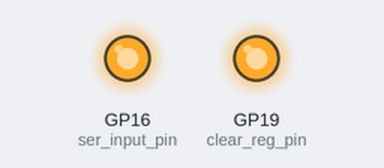
This program was run on a simulated Raspberry Pi Pico running MicroPython. On the bench: output pins drawn as LEDs (lit = HIGH). Pins used as bus, display or sensor lines are not drawn. At 9.0 s the program stops and its outputs stay as they are.

Above: at 0.1 s.
At 1.1 s:
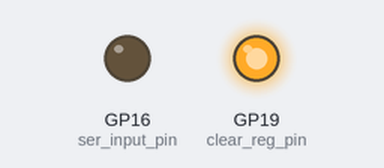
Timing chart, 0 to 2.6 s (numbered marks = the images above):
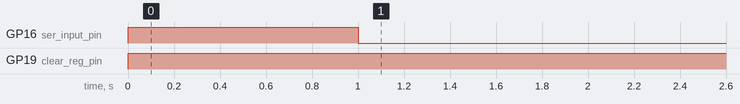

The program:

Demo_74HC595_Operation.py
```python
# Bargraph (10 red LEDs) using network resistors (470 ohm)
# and 74HC595 IC shift register for control of
# eight of the LEDs on the bargraph
#
# Demostrate how the shift register works
#
# functions adapted from Kevin McAleer:
#     https://www.youtube.com/live/iSTlP4Lbibs?si=NUKTNka81qMmFrw-
#
# Lori Pfahler
# June 2025

import machine
import utime

# Set up shift register control pins
ser_input_pin  = machine.Pin(16, machine.Pin.OUT)
latch_pin = machine.Pin(17, machine.Pin.OUT)
clock_pin = machine.Pin(18, machine.Pin.OUT)
clear_reg_pin = machine.Pin(19, machine.Pin.OUT)

# set the pins to low
ser_input_pin.low()
latch_pin.low()
clock_pin.low()

# functions for shift register operation:

# clear the shift register
def clear():
    clear_reg_pin.low()
    clear_reg_pin.high()

# tick the clock pin
def tick():
    clock_pin.low()
    clock_pin.high()

# flip the latch pin
def latch():
    latch_pin.high()
    latch_pin.low()

clear()
latch()

# Shift in a "1" or HIGH - move it down the bargraph from QA to QH:


# Send in high
ser_input_pin.high()
# tick the clock to put in register
tick()
# flip the latch - current state of the register:
# QA QB QC QD QE QF QG QH
#  1  0  0  0  0  0  0  0
latch()

utime.sleep(1)

# Send in low
ser_input_pin.low()
# tick the clock to put in register and shift the bits
tick()
# flip the latch - current state of the register:
# QA QB QC QD QE QF QG QH
#  0  1  0  0  0  0  0  0
latch()

utime.sleep(1)

# Send in low
ser_input_pin.low()
# tick the clock to put in register and shift the bits
tick()
# flip the latch - current state of the register:
# QA QB QC QD QE QF QG QH
#  0  0  1  0  0  0  0  0
latch()

utime.sleep(1)

# Send in low
ser_input_pin.low()
# tick the clock to put in register and shift the bits
tick()
# flip the latch - current state of the register:
# QA QB QC QD QE QF QG QH
#  0  0  0  1  0  0  0  0
latch()

utime.sleep(1)

# Send in low
ser_input_pin.low()
# tick the clock to put in register and shift the bits
tick()
# flip the latch - current state of the register:
# QA QB QC QD QE QF QG QH
#  0  0  0  0  1  0  0  0
latch()

utime.sleep(1)

# Send in low
ser_input_pin.low()
# tick the clock to put in register and shift the bits
tick()
# flip the latch - current state of the register:
# QA QB QC QD QE QF QG QH
#  0  0  0  0  0  1  0  0
latch()

utime.sleep(1)

# Send in low
ser_input_pin.low()
# tick the clock to put in register and shift the bits
tick()
# flip the latch - current state of the register:
# QA QB QC QD QE QF QG QH
#  0  0  0  0  0  0  1  0
latch()

utime.sleep(1)

# Send in low
ser_input_pin.low()
# tick the clock to put in register and shift the bits
tick()
# flip the latch - current state of the register:
# QA QB QC QD QE QF QG QH
#  0  0  0  0  0  0  0  1
latch()

utime.sleep(1)

# Send in low
ser_input_pin.low()
# tick the clock to put in register and shift the bits
tick()
# flip the latch - current state of the register:
# QA QB QC QD QE QF QG QH
#  0  0  0  0  0  0  0  0
latch()

utime.sleep(1)
```

Measured:
- by itself, GP16 (ser_input_pin): LOW → HIGH at 0.00 s, → LOW 1.0 s later
- by itself, GP19 (clear_reg_pin): LOW → HIGH at 0.00 s
